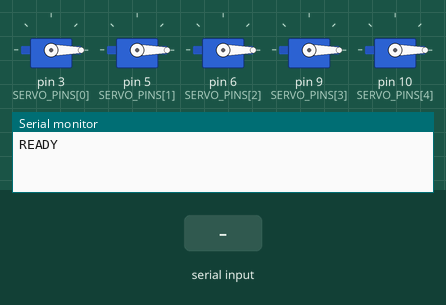
This sketch was run on a simulated Arduino Uno, built with avr-gcc and run on an emulated ATmega328P. On the bench: 5 × servo, the last lines printed to the serial monitor. Inputs (shaded band) come from the test bench.

Above: at 1.2 s.
1.3 s: "C\n" received over Serial
At 3.3 s:
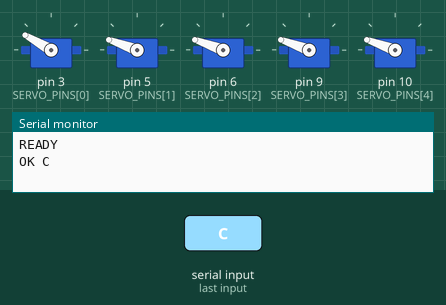
3.6 s: "O\n" received over Serial
At 3.76 s:
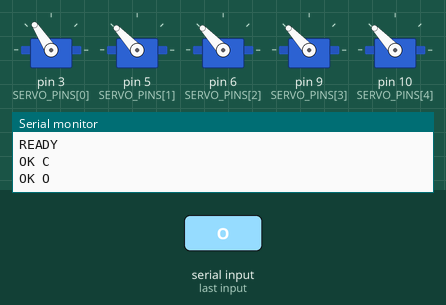
5.9 s: "G2\n" received over Serial
At 7.7 s:
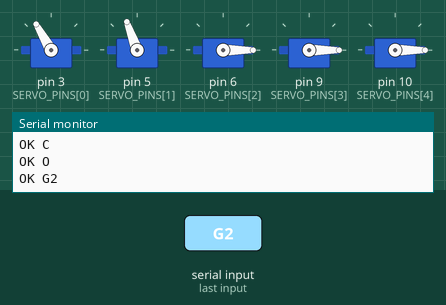
8.0 s: "G1\n" received over Serial
At 8.46 s:
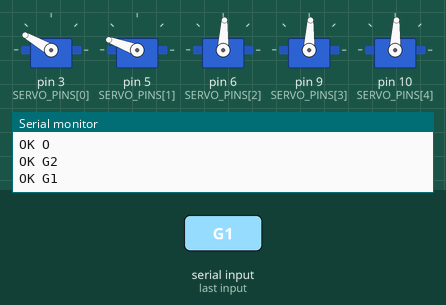
10.3 s: "G3\n" received over Serial
At 12.2 s:
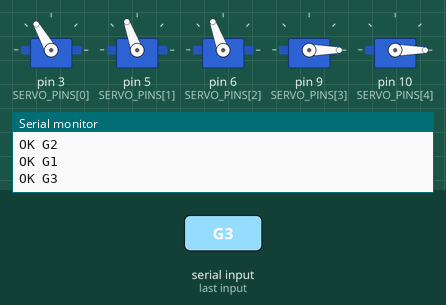
12.5 s: "O\n" received over Serial
At 12.66 s:
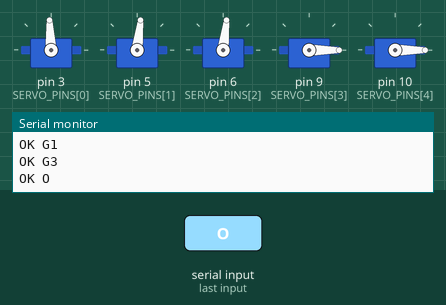
Timing chart, 0 to 15.5 s (numbered marks = the images above; inputs shaded):
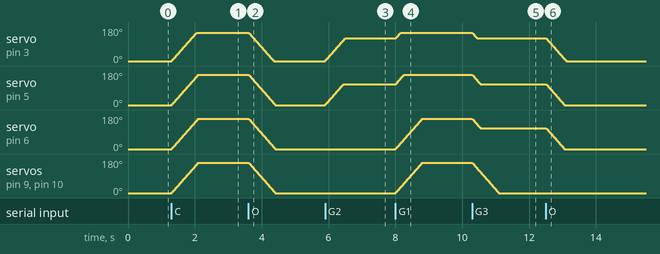

The sketch:

firmware.ino
```cpp
/*
 * Vision-Guided Prosthetic Hand - Arduino firmware
 * Board : Arduino Uno / Nano
 * Servos: 5x MG995 (thumb, index, middle, ring, pinky)
 *
 * WIRING / POWER (important):
 *   - Servo signal pins -> D3, D5, D6, D9, D10
 *   - MG995 servos draw up to ~1A each under stall. Power them from an
 *     EXTERNAL 5-6V supply (>= 5A). NEVER from the Arduino 5V pin.
 *   - Connect external supply GND to Arduino GND (common ground).
 *   - Add a 1000uF capacitor across the servo supply.
 *
 * SERIAL PROTOCOL (115200 baud, newline-terminated ASCII):
 *   O              -> open hand
 *   C              -> close hand (full fist)
 *   G1             -> power grip   (all fingers wrap)
 *   G2             -> pinch grip   (thumb + index)
 *   G3             -> tripod grip  (thumb + index + middle)
 *   P a b c d e    -> custom angles 0-180 for each finger
 *   ?              -> report current angles
 * Replies: "OK <cmd>" or "ERR <reason>"
 */

#include <Servo.h>

const uint8_t NUM_FINGERS = 5;
const uint8_t SERVO_PINS[NUM_FINGERS] = {3, 5, 6, 9, 10};  // thumb..pinky

// Calibrate these per finger so the tendon/linkage doesn't over-stretch.
// Angle at fully OPEN and fully CLOSED for each finger.
// Swap values for a finger if its servo is mounted in reverse.
const int OPEN_ANGLE[NUM_FINGERS]   = {  0,   0,   0,   0,   0};
const int CLOSED_ANGLE[NUM_FINGERS] = {150, 160, 160, 160, 160};

// Grip presets (angles per finger: thumb, index, middle, ring, pinky)
const int GRIP_POWER[NUM_FINGERS]  = {150, 160, 160, 160, 160};
const int GRIP_PINCH[NUM_FINGERS]  = {120, 110,   0,   0,   0};
const int GRIP_TRIPOD[NUM_FINGERS] = {120, 110, 110,   0,   0};

const unsigned long STEP_INTERVAL_MS = 15;  // smoothing update period
const int STEP_DEG = 3;                     // degrees per update

Servo fingers[NUM_FINGERS];
int currentAngle[NUM_FINGERS];
int targetAngle[NUM_FINGERS];

String rxBuffer;
unsigned long lastStep = 0;

int clampAngle(int i, int a) {
  int lo = min(OPEN_ANGLE[i], CLOSED_ANGLE[i]);
  int hi = max(OPEN_ANGLE[i], CLOSED_ANGLE[i]);
  return constrain(a, lo, hi);
}

void setTargets(const int *angles) {
  for (uint8_t i = 0; i < NUM_FINGERS; i++) {
    targetAngle[i] = clampAngle(i, angles[i]);
  }
}

void reportAngles() {
  Serial.print(F("ANG"));
  for (uint8_t i = 0; i < NUM_FINGERS; i++) {
    Serial.print(' ');
    Serial.print(currentAngle[i]);
  }
  Serial.println();
}

void handleCommand(String cmd) {
  cmd.trim();
  if (cmd.length() == 0) return;

  if (cmd == "O") {
    setTargets(OPEN_ANGLE);
    Serial.println(F("OK O"));
  } else if (cmd == "C") {
    setTargets(CLOSED_ANGLE);
    Serial.println(F("OK C"));
  } else if (cmd == "G1") {
    setTargets(GRIP_POWER);
    Serial.println(F("OK G1"));
  } else if (cmd == "G2") {
    setTargets(GRIP_PINCH);
    Serial.println(F("OK G2"));
  } else if (cmd == "G3") {
    setTargets(GRIP_TRIPOD);
    Serial.println(F("OK G3"));
  } else if (cmd == "?") {
    reportAngles();
  } else if (cmd.charAt(0) == 'P') {
    int vals[NUM_FINGERS];
    int count = 0;
    int idx = 1;
    while (count < NUM_FINGERS && idx < (int)cmd.length()) {
      while (idx < (int)cmd.length() && cmd.charAt(idx) == ' ') idx++;
      if (idx >= (int)cmd.length()) break;
      int next = cmd.indexOf(' ', idx);
      if (next < 0) next = cmd.length();
      vals[count++] = cmd.substring(idx, next).toInt();
      idx = next;
    }
    if (count == NUM_FINGERS) {
      setTargets(vals);
      Serial.println(F("OK P"));
    } else {
      Serial.println(F("ERR need 5 angles"));
    }
  } else {
    Serial.println(F("ERR unknown"));
  }
}

void setup() {
  Serial.begin(115200);
  rxBuffer.reserve(48);

  for (uint8_t i = 0; i < NUM_FINGERS; i++) {
    currentAngle[i] = OPEN_ANGLE[i];
    targetAngle[i]  = OPEN_ANGLE[i];
    fingers[i].attach(SERVO_PINS[i], 500, 2400);  // MG995 pulse range (us)
    fingers[i].write(currentAngle[i]);
  }
  Serial.println(F("READY"));
}

void loop() {
  // --- Read serial commands ---
  while (Serial.available()) {
    char c = (char)Serial.read();
    if (c == '\n') {
      handleCommand(rxBuffer);
      rxBuffer = "";
    } else if (c != '\r') {
      if (rxBuffer.length() < 40) rxBuffer += c;
    }
  }

  // --- Smoothly move servos toward targets (avoids current spikes) ---
  unsigned long now = millis();
  if (now - lastStep >= STEP_INTERVAL_MS) {
    lastStep = now;
    for (uint8_t i = 0; i < NUM_FINGERS; i++) {
      if (currentAngle[i] != targetAngle[i]) {
        int diff = targetAngle[i] - currentAngle[i];
        if (abs(diff) <= STEP_DEG) currentAngle[i] = targetAngle[i];
        else currentAngle[i] += (diff > 0) ? STEP_DEG : -STEP_DEG;
        fingers[i].write(currentAngle[i]);
      }
    }
  }
}
```

Measured:
- after the input at 1.3 s, servo on pin 3 (SERVO_PINS[0]): moves from 0° to 150° over 0.75 s, starting at once; servo on pin 5 (SERVO_PINS[1]), servo on pin 6 (SERVO_PINS[2]), servo on pin 9 (SERVO_PINS[3]), servo on pin 10 (SERVO_PINS[4]): moves from 0° to 160° over 0.80 s, starting at once
- after the input at 3.6 s, servo on pin 3 (SERVO_PINS[0]): moves from 150° to 0° over 0.75 s, starting at once; servo on pin 5 (SERVO_PINS[1]), servo on pin 6 (SERVO_PINS[2]), servo on pin 9 (SERVO_PINS[3]), servo on pin 10 (SERVO_PINS[4]): moves from 160° to 0° over 0.80 s, starting at once
- after the input at 5.9 s, servo on pin 3 (SERVO_PINS[0]): moves from 0° to 120° over 0.60 s, starting at once; servo on pin 5 (SERVO_PINS[1]): moves from 0° to 110° over 0.54 s, starting at once
- after the input at 8.0 s, servo on pin 3 (SERVO_PINS[0]): 120° → 150° at once; servo on pin 5 (SERVO_PINS[1]): moves from 110° to 160° over 0.24 s, starting at once; servo on pin 6 (SERVO_PINS[2]), servo on pin 9 (SERVO_PINS[3]), servo on pin 10 (SERVO_PINS[4]): moves from 0° to 160° over 0.80 s, starting at once
- after the input at 10.3 s, servo on pin 3 (SERVO_PINS[0]): 150° → 120° at once; servo on pin 5 (SERVO_PINS[1]), servo on pin 6 (SERVO_PINS[2]): moves from 160° to 110° over 0.24 s, starting at once; servo on pin 9 (SERVO_PINS[3]), servo on pin 10 (SERVO_PINS[4]): moves from 160° to 0° over 0.80 s, starting at once
- after the input at 12.5 s, servo on pin 3 (SERVO_PINS[0]): moves from 120° to 0° over 0.60 s, starting at once; servo on pin 5 (SERVO_PINS[1]), servo on pin 6 (SERVO_PINS[2]): moves from 110° to 0° over 0.54 s, starting at once
